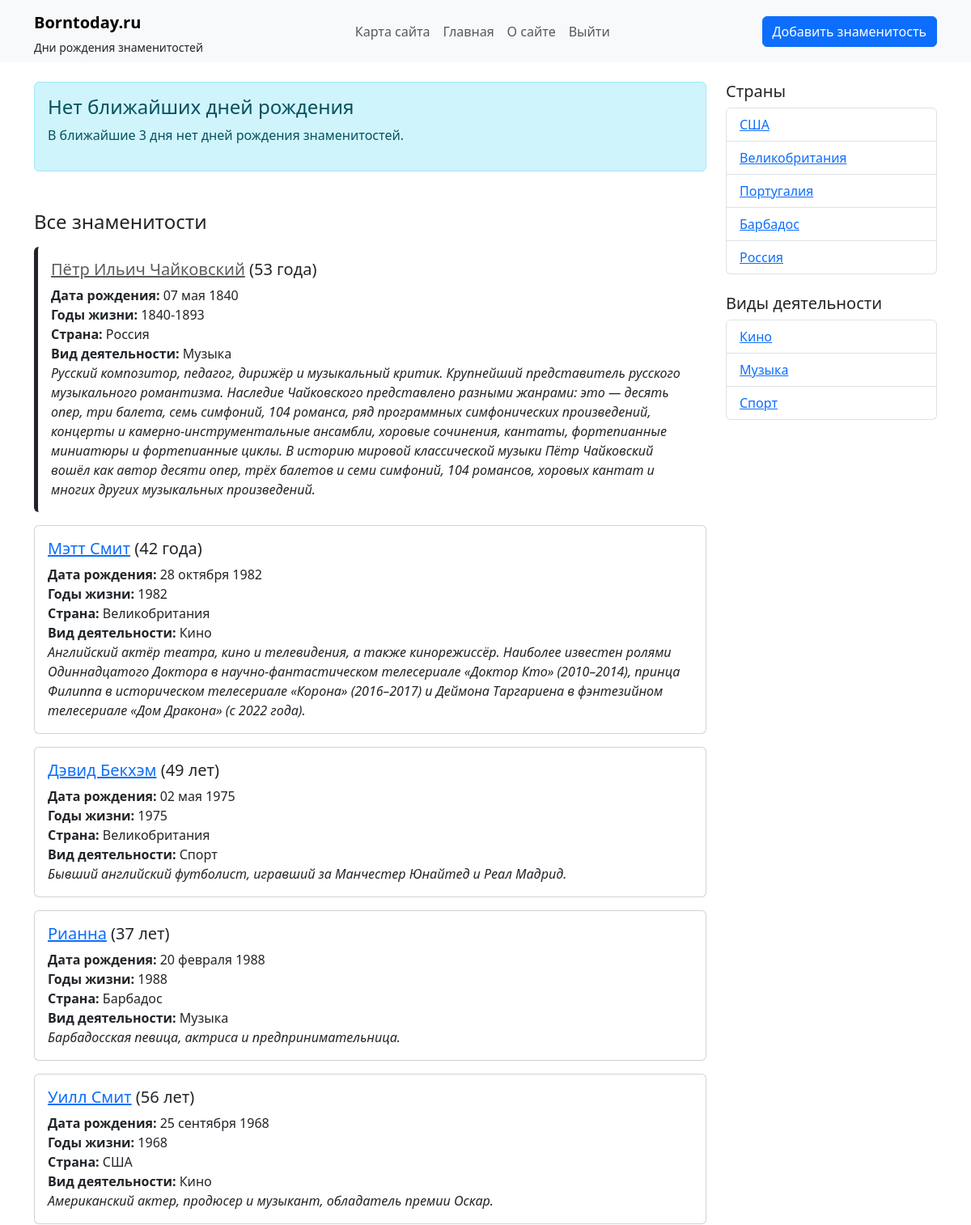
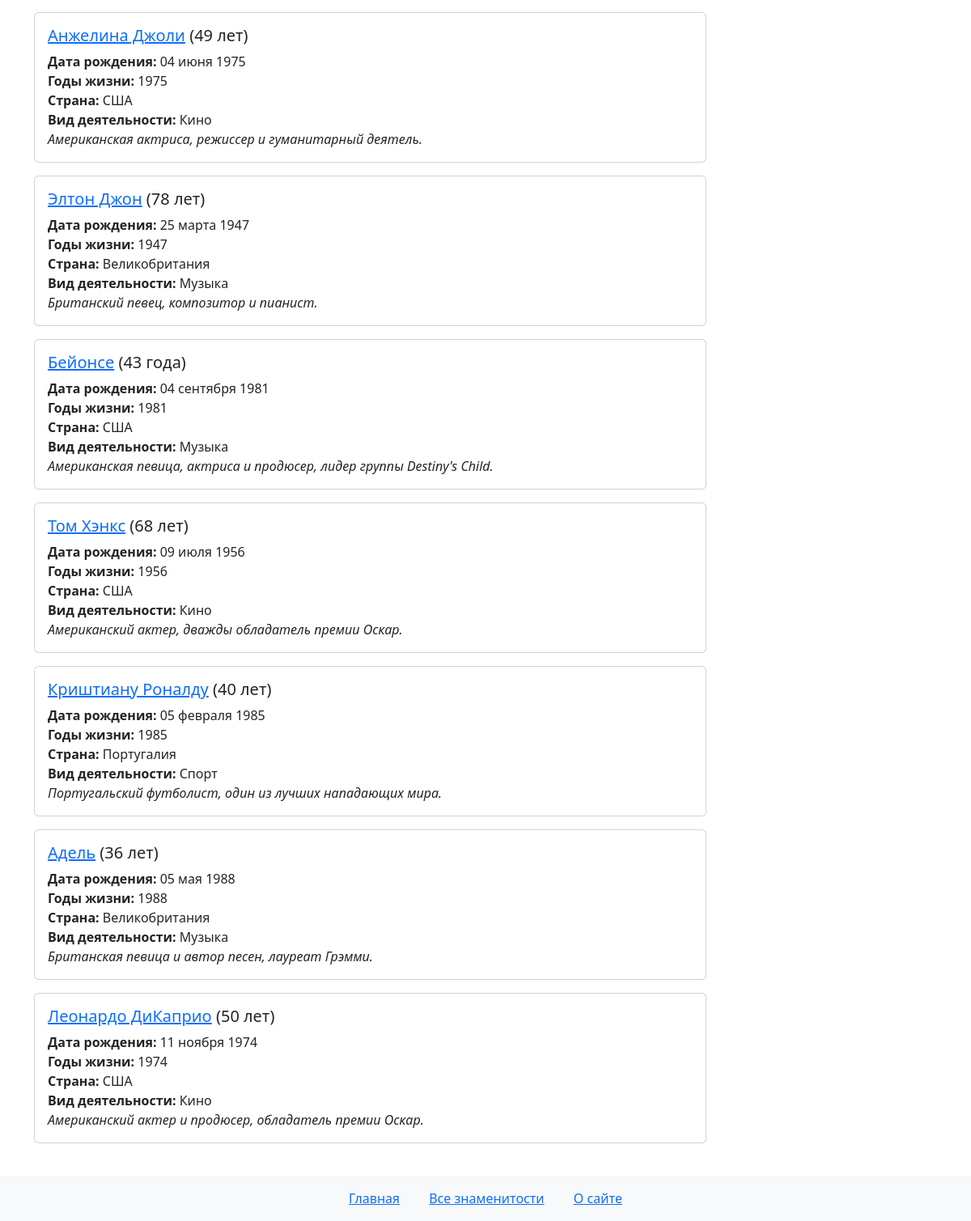
The app's page / (signed in) with its own data (2 pictures, top to bottom).
### people/models.py (models this page shows, shortened)
class Star(models.Model):
    name = models.CharField(max_length=100, verbose_name="Имя")  # Имя звезды
    slug = models.SlugField(max_length=255, unique=True, db_index=True, verbose_name="URL")
    country = models.ForeignKey(Country, on_delete=models.CASCADE, related_name='stars', verbose_name="Страна")
    categories = models.ManyToManyField(Category, related_name='stars', verbose_name="Категории")
    birth_date = models.DateField(verbose_name="Дата рождения")  # Дата рождения
    content = models.TextField(verbose_name="Описание")  # Описание звезды
    photo = models.ImageField(upload_to='photos/%Y/%m/%d/', blank=True, null=True, verbose_name="Фотография")
    is_published = models.BooleanField(default=True, verbose_name="Опубликовано")  # Флаг публикации
    time_create = models.DateTimeField(auto_now_add=True, verbose_name="Время создания")  # Дата создания (автоматически)
    time_update = models.DateTimeField(auto_now=True, verbose_name="Время изменения")  # Дата обновления (автоматически)
    death_date = models.DateField(
        'Дата смерти',
        null=True,
        blank=True,
        help_text='Оставьте пустым для живых знаменитостей'
    )
    def is_alive(self):
        return self.death_date is None
    def get_age(self):
        today = date.today()
        reference_date = self.death_date if not self.is_alive() else today
        age = reference_date.year - self.birth_date.year
        if (reference_date.month, reference_date.day) < (self.birth_date.month, self.birth_date.day):
            age -= 1
        return age
    def get_lifespan(self):
        birth_year = self.birth_date.year
        if self.is_alive():
            return f"{birth_year}"
        return f"{birth_year}-{self.death_date.year}"
    def get_age_with_correct_word(self):
        age = self.get_age()
        last_digit = age % 10
        last_two_digits = age % 100
        if 11 <= last_two_digits <= 14:
            return f"{age} лет"
        elif last_digit == 1:
            return f"{age} год"
        elif 2 <= last_digit <= 4:
            return f"{age} года"
        else:
            return f"{age} лет"
    class Meta:
        verbose_name = 'Знаменитость'
        verbose_name_plural = 'Знаменитости'
        ordering = ['-time_create']  # Сортировка по убыванию времени создания
        indexes = [
            models.Index(fields=['-time_create']),  # Индекс для повышения производительности
        ]

class Country(models.Model):
   name = models.CharField(max_length=100, verbose_name="Название страны")  # Название страны
   slug = models.SlugField(max_length=255, unique=True, blank=True, db_index=True, verbose_name="URL")

class Category(models.Model):
   title = models.CharField(max_length=100, verbose_name="Название категории")  # Название категории
   slug = models.SlugField(max_length=255, blank=True, db_index=True, verbose_name="URL")

### people/views.py (the view)
# urls.py: path('', views.index, name='index'),
def index(request):
    all_stars = Star.objects.filter(is_published=True)
    today = date.today()
    tomorrow = today + timedelta(days=1)
    day_after_tomorrow = today + timedelta(days=2)
    today_stars = []
    tomorrow_stars = []
    day_after_tomorrow_stars = []
    for star in all_stars:
        if star.birth_date.month == today.month and star.birth_date.day == today.day:
            today_stars.append(star)
        elif star.birth_date.month == tomorrow.month and star.birth_date.day == tomorrow.day:
            tomorrow_stars.append(star)
        elif star.birth_date.month == day_after_tomorrow.month and star.birth_date.day == day_after_tomorrow.day:
            day_after_tomorrow_stars.append(star)
    countries = Country.objects.all()
    categories = Category.objects.all()
    context = {
        'stars': all_stars,
        'today_stars': today_stars,
        'tomorrow_stars': tomorrow_stars,
        'day_after_tomorrow_stars': day_after_tomorrow_stars,
        'today_date': today,
        'tomorrow_date': tomorrow,
        'day_after_tomorrow_date': day_after_tomorrow,
        'star_countries': countries,
        'star_categories': categories,
        'title': 'Дни рождения звезд'
    }
    return render(request, 'people/index.html', context)

### people/templates/people/index.html (shortened to what this page needs)
{% extends 'people/base.html' %}
{% block content %}
{% if today_stars %}
  <h4 class="mb-3">Сегодня день рождения у:</h4>
  {% for star in today_stars %}
    <div class="card mb-3 border-success">
      <div class="card-body">
        <h5 class="card-title">
          <a href="{% url 'star_detail' star.id %}">{{ star.name }}</a> ({{ star.get_age }} лет)
        </h5>
        <p class="card-text">
          <strong>Дата рождения:</strong> {{ star.birth_date|date:"d E Y" }}<br>
          <strong>Страна:</strong> {{ star.country.name }}<br>
          <strong>Вид деятельности:</strong>
          {% for category in star.categories.all %}
            {{ category.title }}{% if not forloop.last %}, {% endif %}
          {% endfor %}<br>
          <em>{{ star.content }}</em>
        </p>
      </div>
    </div>
  {% endfor %}
{% else %}
  <div class="alert alert-info mb-4">
    <h4 class="alert-heading">Нет ближайших дней рождения</h4>
    <p>В ближайшие 3 дня нет дней рождения знаменитостей.</p>
  </div>
{% endif %}
<h4 class="mt-5 mb-3">Все знаменитости</h4>
{% for star in stars %}
  <div class="card mb-3 {% if not star.is_alive %}border-0 border-start border-5 border-dark{% endif %}">
    <div class="card-body">
      <h5 class="card-title">
        <a href="{% url 'person' star.slug %}" class="{% if not star.is_alive %}text-muted{% endif %}">{{ star.name }}</a> ({{ star.get_age_with_correct_word }})
      </h5>
      <p class="card-text">
        <strong>Дата рождения:</strong> {{ star.birth_date|date:"d E Y" }}<br>
        <strong>Годы жизни:</strong> {{ star.get_lifespan }}<br>
        <strong>Страна:</strong> {{ star.country.name }}<br>
        <strong>Вид деятельности:</strong>
        {% for category in star.categories.all %}
          {{ category.title }}{% if not forloop.last %}, {% endif %}
        {% endfor %}<br>
        <em>{{ star.content }}</em>
      </p>
    </div>
  </div>
{% empty %}
  <p>Нет знаменитостей в базе данных.</p>
{% endfor %}
{% endblock %}

### people/templates/people/sidebar.html
<div class="col-md-3">
  <h5>Страны</h5>
  <ul class="list-group mb-4">
    {% for country in star_countries %}
    <li class="list-group-item">
      <a href="{% url 'stars_by_country' country.slug %}">{{ country.name }}</a>
    </li>
    {% endfor %}
  </ul>
  <h5>Виды деятельности</h5>
  <ul class="list-group">
    {% for cat in star_categories %}
    <li class="list-group-item">
      <a href="{% url 'stars_by_category' cat.slug %}">{{ cat.title }}</a>
    </li>
    {% endfor %}
  </ul>
</div>

### people/templates/people/base.html (style rules this page uses)
body { display: flex; flex-direction: column; min-height: 100vh; }

### records on screen
Star: name "Пётр Ильич Чайковский", get_age_with_correct_word "53 года", birth_date "07 мая 1840", get_lifespan "1840-1893", country.name "Россия", content "Русский композитор, педагог, дирижёр и музыкальный критик. Крупнейший представитель русского музыкального романтизма. Наследие Чайковского представлено разными жанрами: это — десять опер, три балета, семь симфоний, 104 романса, ряд программных симфонических произведений, концерты и камерно-инструментальные ансамбли, хоровые сочинения, кантаты, фортепианные миниатюры и фортепианные циклы. В историю мировой классической музыки Пётр Чайковский вошёл как автор десяти опер, трёх балетов и семи симфоний, 104 романсов, хоровых кантат и многих других музыкальных произведений."
Category: title "Музыка"
Star: name "Мэтт Смит", get_age_with_correct_word "42 года", birth_date "28 октября 1982", get_lifespan "1982", country.name "Великобритания", content "Английский актёр театра, кино и телевидения, а также кинорежиссёр. Наиболее известен ролями Одиннадцатого Доктора в научно-фантастическом телесериале «Доктор Кто» (2010–2014), принца Филиппа в историческом телесериале «Корона» (2016–2017) и Деймона Таргариена в фэнтезийном телесериале «Дом Дракона» (с 2022 года)."
Category: title "Кино"
Star: name "Дэвид Бекхэм", get_age_with_correct_word "49 лет", birth_date "02 мая 1975", get_lifespan "1975", country.name "Великобритания", content "Бывший английский футболист, игравший за Манчестер Юнайтед и Реал Мадрид."
Category: title "Спорт"
Star: name "Рианна", get_age_with_correct_word "37 лет", birth_date "20 февраля 1988", get_lifespan "1988", country.name "Барбадос", content "Барбадосская певица, актриса и предпринимательница."
Star: name "Уилл Смит", get_age_with_correct_word "56 лет", birth_date "25 сентября 1968", get_lifespan "1968", country.name "США", content "Американский актер, продюсер и музыкант, обладатель премии Оскар."
Star: name "Анжелина Джоли", get_age_with_correct_word "49 лет", birth_date "04 июня 1975", get_lifespan "1975", country.name "США", content "Американская актриса, режиссер и гуманитарный деятель."
Star: name "Элтон Джон", get_age_with_correct_word "78 лет", birth_date "25 марта 1947", get_lifespan "1947", country.name "Великобритания", content "Британский певец, композитор и пианист."
Star: name "Бейонсе", get_age_with_correct_word "43 года", birth_date "04 сентября 1981", get_lifespan "1981", country.name "США", content "Американская певица, актриса и продюсер, лидер группы Destiny's Child."
Star: name "Том Хэнкс", get_age_with_correct_word "68 лет", birth_date "09 июля 1956", get_lifespan "1956", country.name "США", content "Американский актер, дважды обладатель премии Оскар."
Star: name "Криштиану Роналду", get_age_with_correct_word "40 лет", birth_date "05 февраля 1985", get_lifespan "1985", country.name "Португалия", content "Португальский футболист, один из лучших нападающих мира."
Star: name "Адель", get_age_with_correct_word "36 лет", birth_date "05 мая 1988", get_lifespan "1988", country.name "Великобритания", content "Британская певица и автор песен, лауреат Грэмми."
Star: name "Леонардо ДиКаприо", get_age_with_correct_word "50 лет", birth_date "11 ноября 1974", get_lifespan "1974", country.name "США", content "Американский актер и продюсер, обладатель премии Оскар."
Country: name "США"
Country: name "Великобритания"
Country: name "Португалия"
Country: name "Барбадос"
Country: name "Россия"
